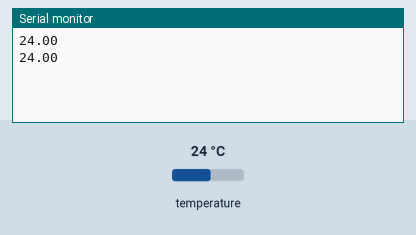
Bench run of a sketch on a simulated Arduino Uno, built with avr-gcc and run on an emulated ATmega328P. Parts: the last lines printed to the serial monitor. Inputs (shaded band) come from the test bench; at power-on: temperature 24 °C.

Above: at 7.3 s.
7.4 s: temperature set to 12 °C
At 13.7 s:
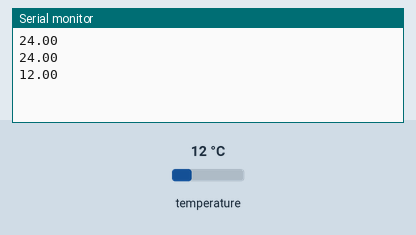
14.1 s: temperature set to 19 °C
At 19.2 s:
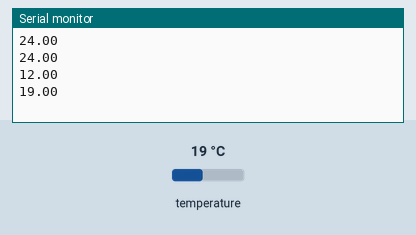
Timing chart, 0 to 20.7 s (numbered marks = the images above; inputs shaded):
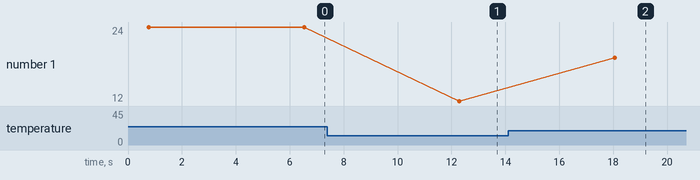

The sketch:

ds18b20.ino
```cpp
#include <DallasTemperature.h>
#include <OneWire.h>

#define ONE_WIRE_BUS 2

OneWire oneWire(ONE_WIRE_BUS);

DallasTemperature DS18B20(&oneWire);

float tempC;

void setup() {
  // put your setup code here, to run once:
  Serial.begin(9600);
}

void loop() {
  // put your main code here, to run repeatedly:
  getTemperature();
  Serial.println(tempC);
  delay(5000);
}

void getTemperature() {
  do {
    DS18B20.requestTemperatures();
    tempC = DS18B20.getTempCByIndex(0);
    if (tempC == (-127)) {
      delay(100);
    }
  } while (tempC == (-127.0));
}
```

Measured:
- after the input at 7.4 s, the serial monitor: prints a new line after 4.9 s (image 1)
- after the input at 14.1 s, the serial monitor: prints a new line after 4.0 s (image 2)
- plotted number 1: 24 → 12 after the input at 7.4 s, 12 → 19 after the input at 14.1 s
